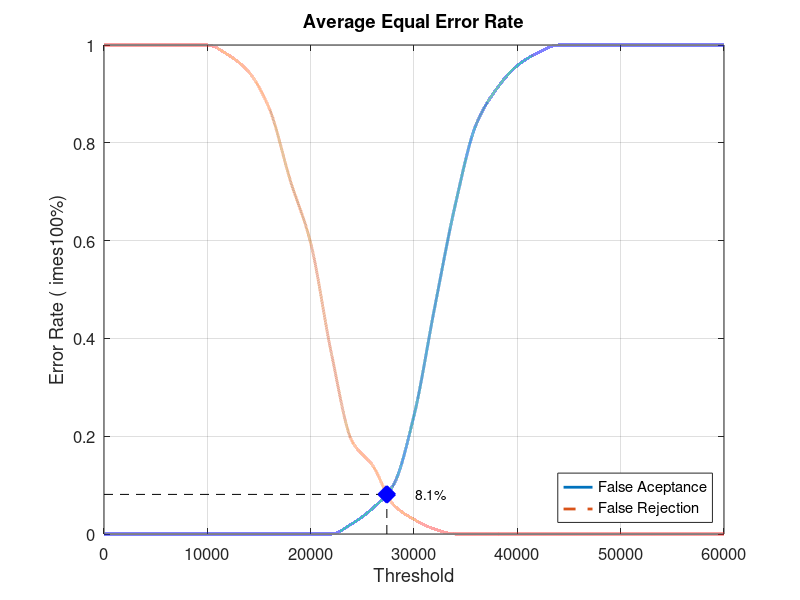
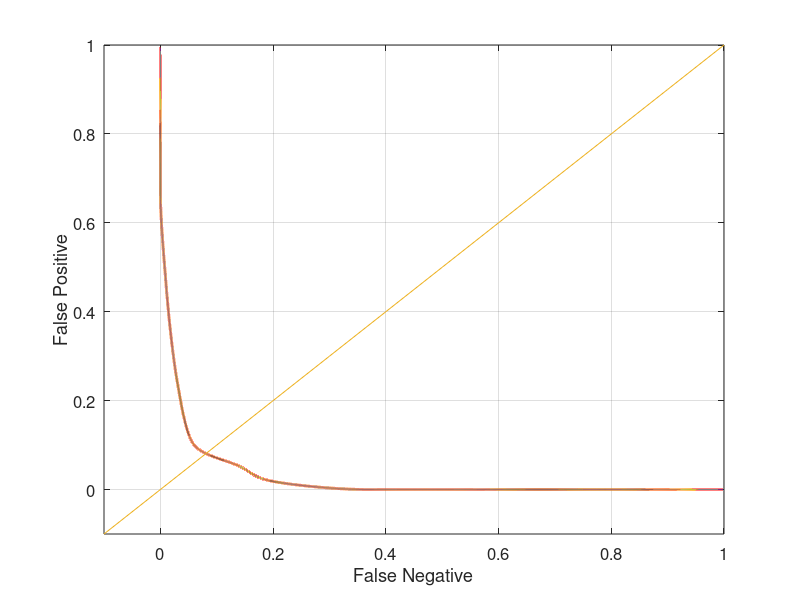

Source code (MATLAB) for these figures, in order:
close all;
clear;
clc;
x = 0:2000:60000;
xq = 0:0.5:60000;

y0 = [0 0 0 0 0 0 0 0 0 0 0 0 0.0210526 0.0526316 0.1 0.242105 0.463158 0.673684 0.836842 0.910526 0.957895 0.984211 1 1 1 1 1 1 1 1 1]
yy0 = interp1(x, y0, xq, 'pchip');
y1 = [1 1 1 1 1 1 0.98 0.945 0.87 0.725 0.595 0.37 0.19 0.14 0.06 0.03 0.01 0 0 0 0 0 0 0 0 0 0 0 0 0 0]
yy1 = interp1(x, y1, xq, 'pchip');

% Calculating EER: 
y2 = abs(y0 - y1);
find(y2 == min(y2))
yy2 = abs(yy0 - yy1);
xEER = find(yy2 == min(yy2));
xEERIndex = xq(xEER) % X-axis EER
yEER = yy0(xEER) % Y-axis EER

main = figure
plot(xq, yy0,'-','LineWidth', 2);	hold on
plot(xq, yy1,'--','LineWidth', 2);	hold on
plot([xEERIndex xEERIndex], [0 yEER], 'k--');	hold on
plot([0 xEERIndex], [yEER yEER], 'k--');	hold on
plot(xEERIndex, yEER, 'bx', 'LineWidth', 10);	hold on
text(xEERIndex + 10 * xEERIndex / 100, yEER, [num2str(round((10000 * yEER)) / 100) '%'])
legend('False Aceptance', 'False Rejection', 'Location', 'SouthEast')
xlabel('Threshold')
ylabel('Error Rate (	imes100%)')
title('Average Equal Error Rate')
set(gca, 'FontSize', 12)
axis([0 60000 0 1])
grid on

print(main, 'Database5_1Main', '-dpng');
FNRxFPR = figure('Color', [1 1 1]);
plot(yy1, yy0, '-', yy1, yy0, 'LineWidth', 2);
hold on
y = -0.1:0.1:1
plot(y, y); 
set(gca, 'FontSize', 12)
xlabel('False Negative')
ylabel('False Positive')
axis([-0.1 1 -0.1 1])
set(gca, 'FontSize', 12)
grid on

print(FNRxFPR, 'Database5_1FNRxFPR','-dpng');
